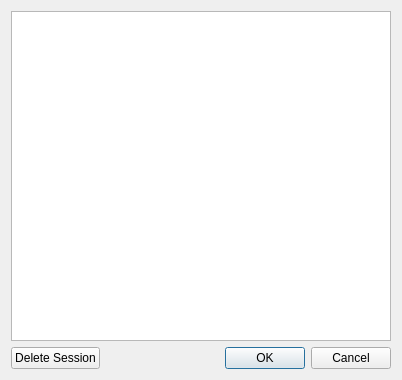
<?xml version="1.0" encoding="UTF-8"?>
<ui version="4.0">
 <class>ExistingSessionsDialog</class>
 <widget class="QDialog" name="ExistingSessionsDialog">
  <property name="geometry">
   <rect>
    <x>0</x>
    <y>0</y>
    <width>402</width>
    <height>380</height>
   </rect>
  </property>
  <property name="windowTitle">
   <string>Dialog</string>
  </property>
  <layout class="QVBoxLayout" name="verticalLayout_2">
   <item>
    <layout class="QVBoxLayout" name="verticalLayout">
     <item>
      <widget class="QListView" name="listView"/>
     </item>
     <item>
      <layout class="QHBoxLayout" name="horizontalLayout">
       <item>
        <widget class="QPushButton" name="pushButton">
         <property name="text">
          <string>Delete Session</string>
         </property>
        </widget>
       </item>
       <item>
        <widget class="QDialogButtonBox" name="buttonBox">
         <property name="orientation">
          <enum>Qt::Horizontal</enum>
         </property>
         <property name="standardButtons">
          <set>QDialogButtonBox::Cancel|QDialogButtonBox::Ok</set>
         </property>
        </widget>
       </item>
      </layout>
     </item>
    </layout>
   </item>
  </layout>
 </widget>
 <resources/>
 <connections>
  <connection>
   <sender>buttonBox</sender>
   <signal>accepted()</signal>
   <receiver>ExistingSessionsDialog</receiver>
   <slot>accept()</slot>
   <hints>
    <hint type="sourcelabel">
     <x>248</x>
     <y>254</y>
    </hint>
    <hint type="destinationlabel">
     <x>157</x>
     <y>274</y>
    </hint>
   </hints>
  </connection>
  <connection>
   <sender>buttonBox</sender>
   <signal>rejected()</signal>
   <receiver>ExistingSessionsDialog</receiver>
   <slot>reject()</slot>
   <hints>
    <hint type="sourcelabel">
     <x>316</x>
     <y>260</y>
    </hint>
    <hint type="destinationlabel">
     <x>286</x>
     <y>274</y>
    </hint>
   </hints>
  </connection>
 </connections>
</ui>
